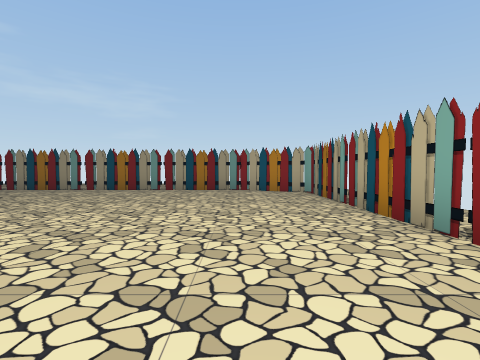
View 1 (above)

21 first-person views from a walk through a 3-D level made in the Unity game engine. The camera is 1.2 m above the floor, tilts 2° down and sees 85° across. The floor is counted in squares, 2 m on a side. Each view is taken from the middle of a square. On the plan, view 1 faces up. The plan holds only what a view shows up to about 9 squares ahead; the rest is blank. The place goes on beyond the plan. The player is left out.

View 2
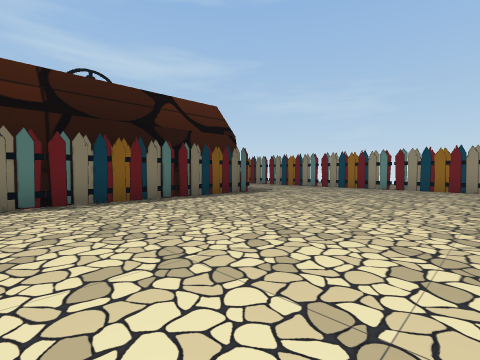

View 3
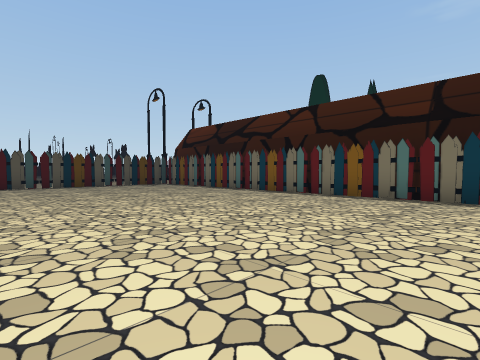

View 4
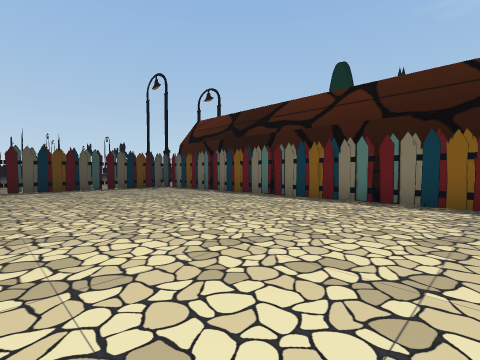

View 5
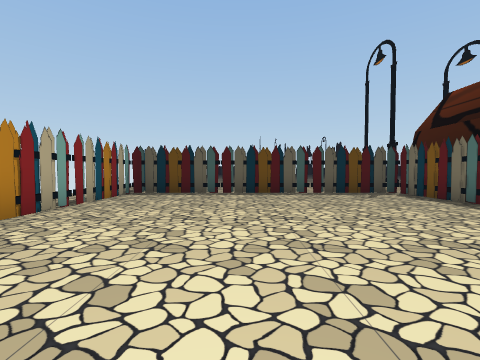

View 6
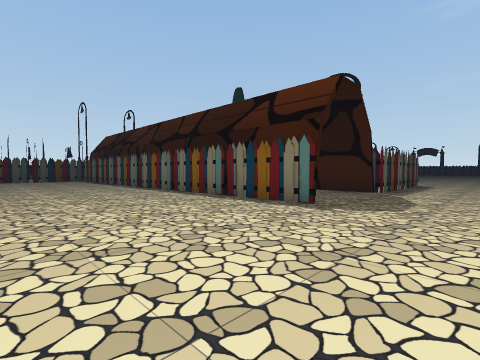

View 7
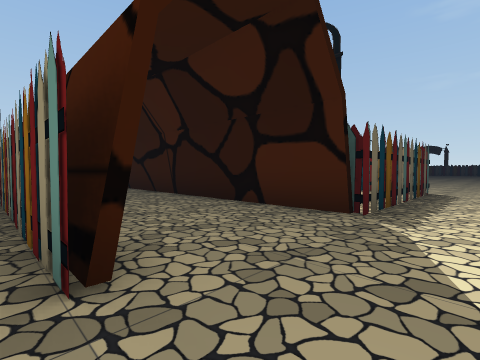

View 8
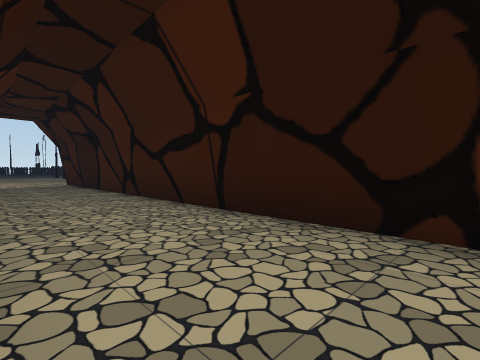

View 9
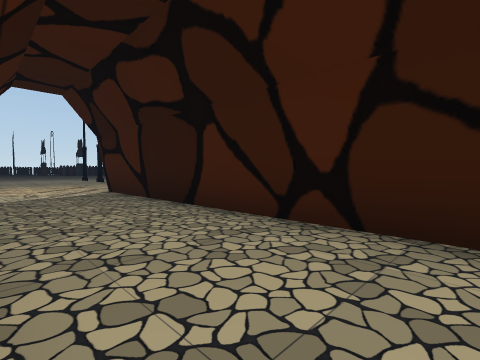

View 10
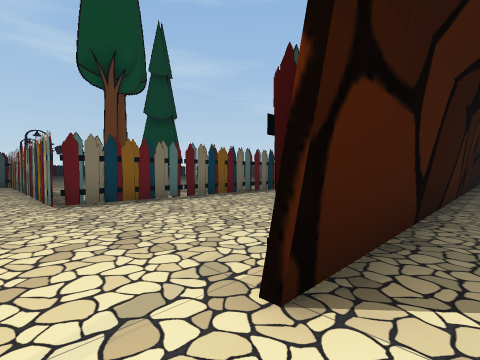

View 11
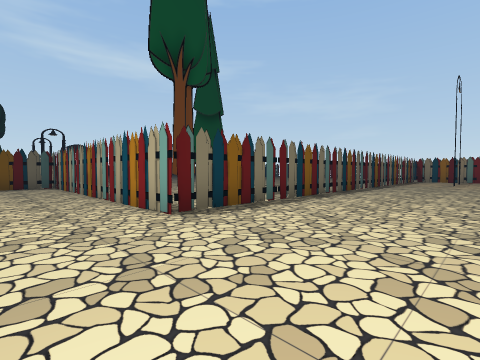

View 12
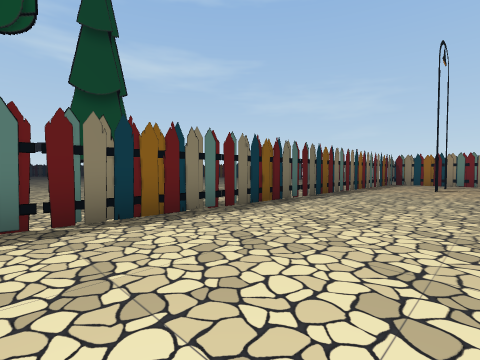

View 13
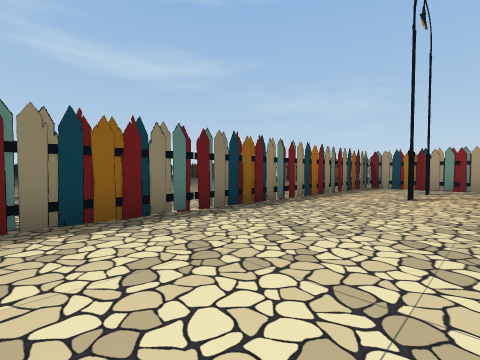

View 14
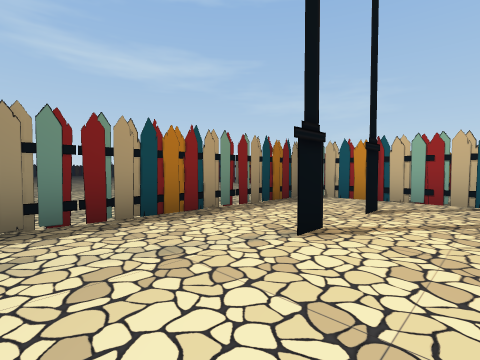

View 15
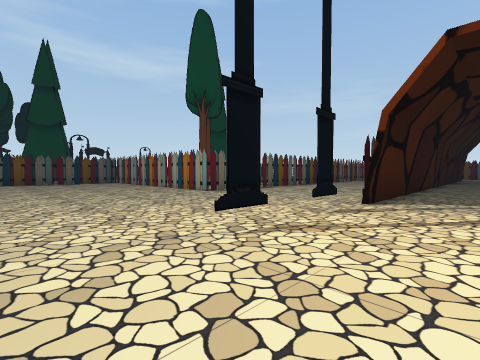

View 16
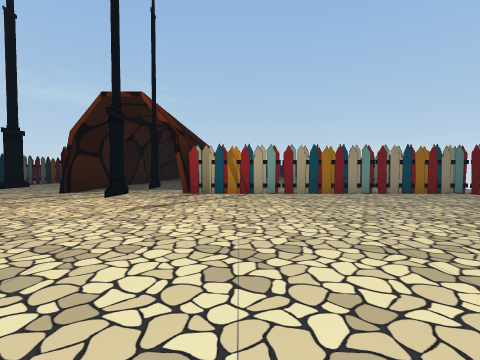

View 17
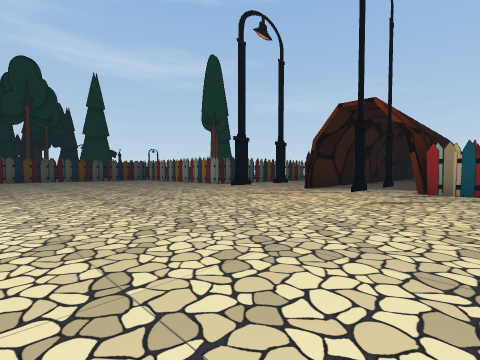

View 18
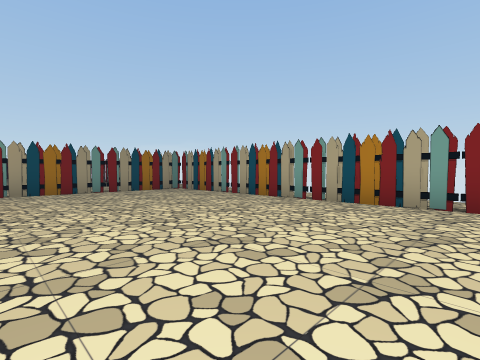

View 19
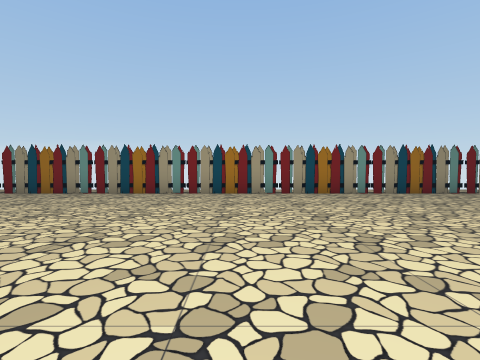

View 20
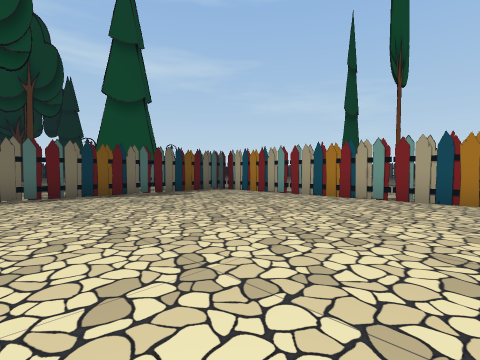

View 21
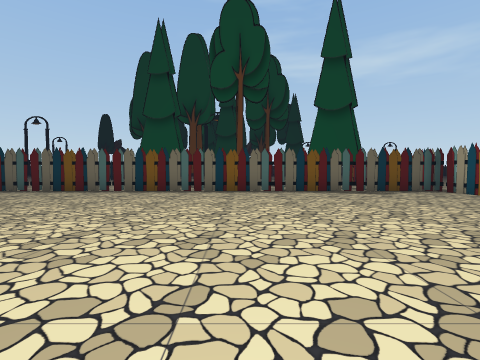

### Floor plan
Key: @ floor where view 1 was taken; # wall or solid block; x gap in a wall; . floor; T thing the floor can be seen under or through; O other object.
Columns run from 21 left of view 1 to 2 right of it. Each row starts with its distance up from view 1.
  8          ##  #########O#
  7            ............O
  6        ................#
  5       ..#####..........#
  4       ..#...#...#......#
  3        .#.#.#...#......#
  2        .#.#.#...#......#
  1     .. .T.#.#...#......
  0     ....T...#...#....@.
 -1        .T...#...#......
 -2        .T...#...#......
 -3        .T...#...#......
 -4        .T...#...#......
 -5        .T...#...#......
 -6        .T...#...#......#
 -7    .. ..T...#...#......#
 -8     .#..T...#...#......#
 -9    ..#..T...#...#......#
-10 #########...x...########
-11 #...........x..#.......#
-12 #...........#..#.......#
-13 #...........#..#.......#
-14 #......................#
-15 #......................#
-16 #......................#
-17 #......................#
-18 #...... ...............#
-19 #.....          .......#
-20 #....            ......#
-21 #...              .....#
-22 #..                ....#
-23 #                   ...#
-24                      ..#
-25                       .#

Where each view was taken, in squares from view 1:
view 1: 0 up, 0 right, facing up
view 2: 1 down, 0 right, facing up-left
view 3: 1 up, 1 right, facing down-left
view 4: 1 down, 0 right, facing down-left
view 5: 3 down, 1 left, facing down
view 6: 7 up, 1 left, facing down-left
view 7: 6 up, 5 left, facing down-left
view 8: 3 up, 6 left, facing down-left
view 9: 2 down, 6 left, facing down-left
view 10: 11 down, 8 left, facing up-left
view 11: 12 down, 10 left, facing up-left
view 12: 8 down, 10 left, facing up-left
view 13: 5 down, 10 left, facing up-left
view 14: 1 down, 10 left, facing up-left
view 15: 15 down, 7 left, facing up-left
view 16: 17 down, 4 left, facing up
view 17: 18 down, 4 left, facing up-left
view 18: 18 down, 3 left, facing up-right
view 19: 19 down, 5 left, facing right
view 20: 16 down, 14 left, facing up-left
view 21: 16 down, 13 left, facing left
